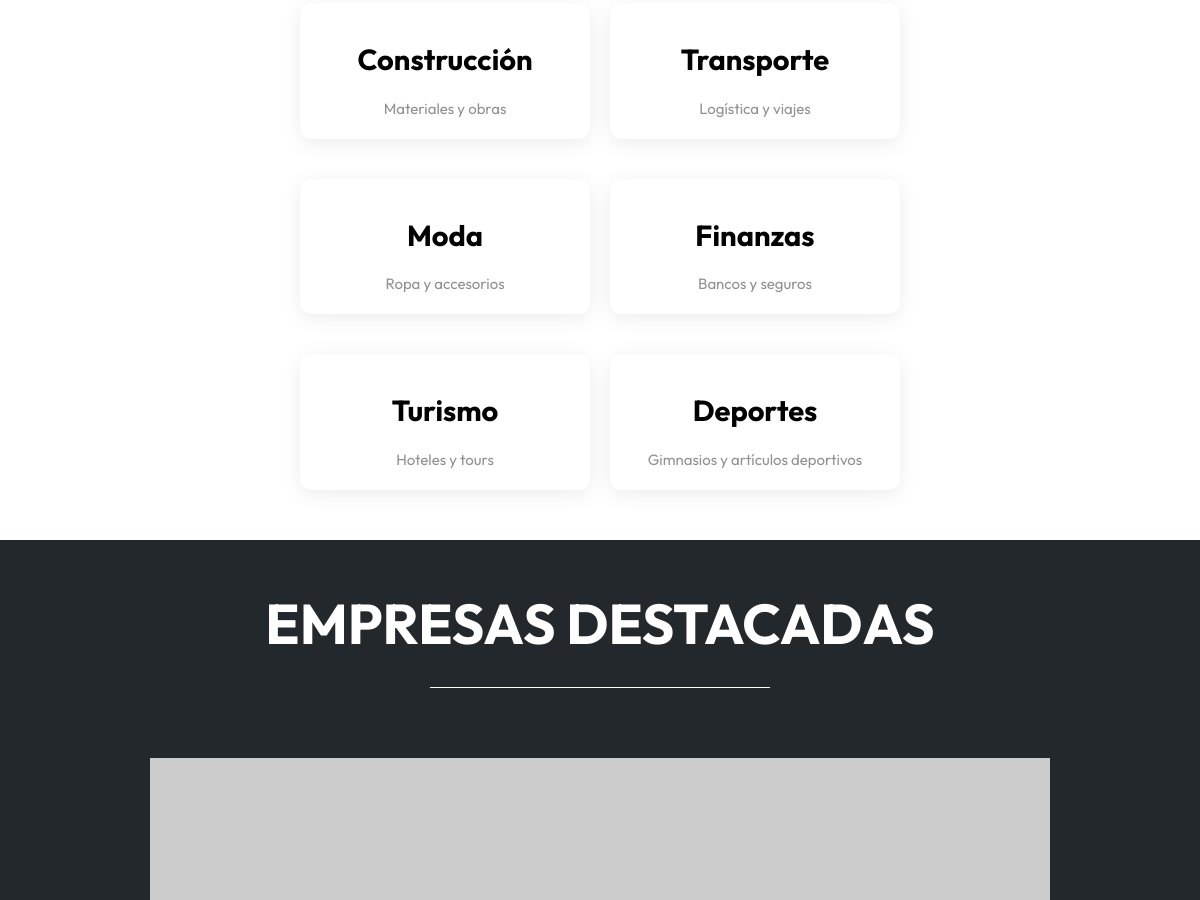
/ (middle part), run on an earlier commit of the app's database.
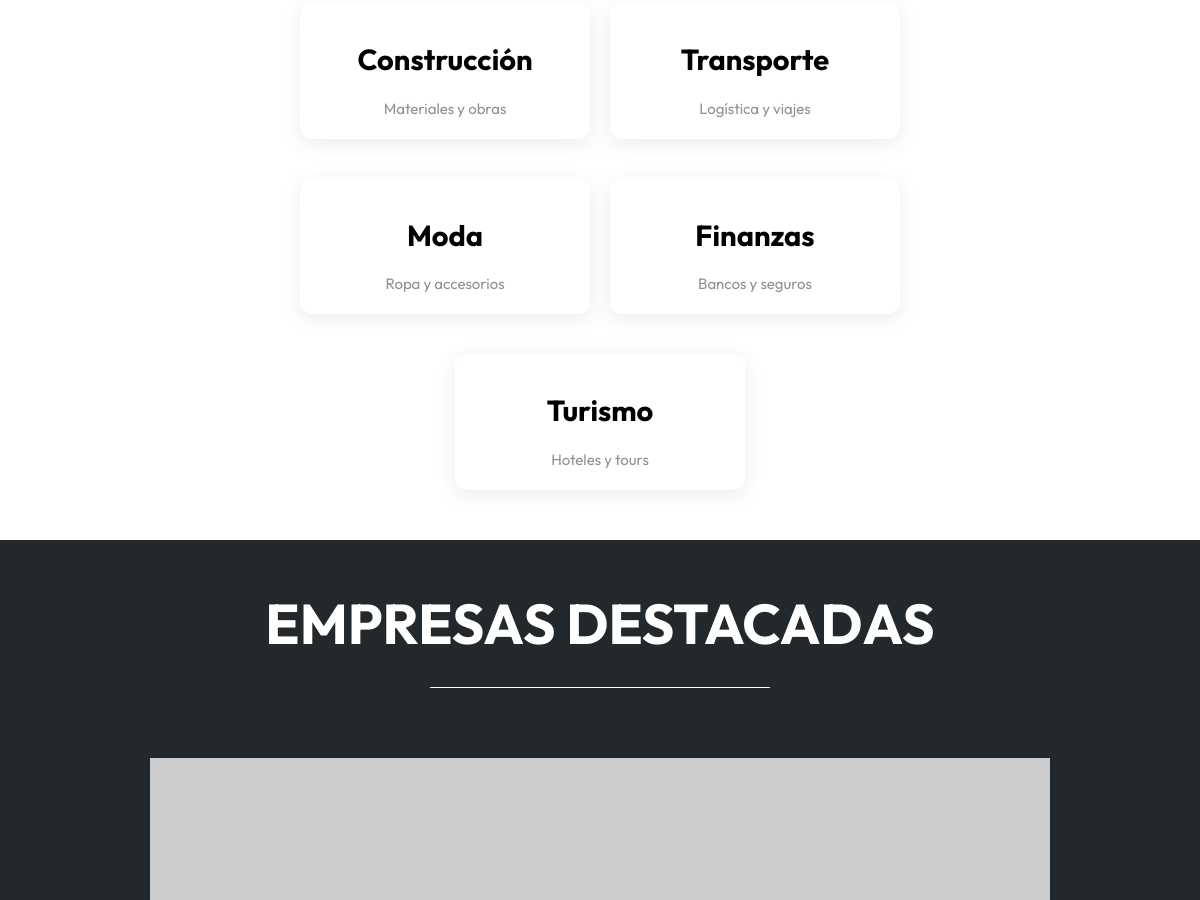
And on a later commit of the database.
### tables this page shows
CREATE TABLE rubros (
            id INTEGER PRIMARY KEY AUTOINCREMENT,
            nombre TEXT NOT NULL,
            descripcion TEXT
        );

CREATE TABLE empresas (
            id INTEGER PRIMARY KEY AUTOINCREMENT,
            usuario_id INTEGER NOT NULL,
            rubro_id INTEGER NOT NULL,
            razon_social TEXT NOT NULL,
            nit TEXT,
            matricula_seprec TEXT,
            latitud REAL,
            longitud REAL,
            whatsapp TEXT,
            sello_verificado INTEGER DEFAULT 0,
            estado TEXT NOT NULL,
            FOREIGN KEY (usuario_id) REFERENCES usuarios(id) ON DELETE CASCADE,
            FOREIGN KEY (rubro_id) REFERENCES rubros(id) ON DELETE RESTRICT
        );

### app.py (the view)
@app.route('/')
def index():
    rubros = query_db('SELECT * FROM rubros')
    empresas = query_db('SELECT * FROM empresas LIMIT 9')
    sucripciones = query_db('''
        SELECT e.razon_social, p.nombre as plan_nombre, s.fecha_fin
        FROM suscripciones s
        JOIN empresas e ON s.empresa_id = e.id
        JOIN planes p ON s.plan_id = p.id
        WHERE s.estado = "Vigente"
        LIMIT 4
    ''')
    resenas = query_db('''
        SELECT r.*, u.nombre as usuario_nombre, e.razon_social
        FROM resenas r
        JOIN usuarios u ON r.usuario_id = u.id
        JOIN empresas e ON r.empresa_id = e.id
        LIMIT 3
    ''')
    return render_template('index.html', rubros=rubros, empresas=empresas, resenas=resenas, suscripciones=sucripciones)

### app.py (called while the page is built)
def get_db():
    db = getattr(g, '_database', None)
    if db is None:
        db = g._database = sqlite3.connect(DATABASE)
        db.row_factory = sqlite3.Row
    return db

@app.teardown_appcontext
def close_connection(exception):
    db = getattr(g, '_database', None)
    if db is not None:
        db.close()

def query_db(query, args=(), one=False):
    cur = get_db().execute(query, args)
    rv = cur.fetchall()
    cur.close()
    return (rv[0] if rv else None) if one else rv

### templates/index.html (shortened to what this page needs)
<!DOCTYPE html>
<html lang="es">
<head>
		<link rel="stylesheet" type="text/css" href="{{ url_for('static', filename='css/reset.css') }}" />
		<link rel="stylesheet" type="text/css" href="{{ url_for('static', filename='css/style.css') }}" />
		<link rel="stylesheet" type="text/css" href="{{ url_for('static', filename='css/style-responsive.css') }}" />
        <link rel="stylesheet" type="text/css" href="{{ url_for('static', filename='css/vue-theme.css') }}" />
</head>
<body>
<div class="container">
  <section class="about-us" id="about-us">
    <div style="display: flex; flex-wrap: wrap; justify-content: center; gap: 20px; padding: 20px;">
      {% for rubro in rubros %}
      <div class="card" style="width: 250px; text-align: center;">
          <h2 class="vue-text-green">{{ rubro.nombre }}</h2>
          <p>{{ rubro.descripcion }}</p>
      </div>
      {% endfor %}
    </div>
  </section>
  <section class="portfolio" id="portfolio">
    <div class="portfolio-margin">
      <h1>EMPRESAS DESTACADAS</h1>
      <hr/>
        <ul class="grid">
          {% for empresa in empresas %}
          <li>
            <a href="#">
              <img src="https://picsum.photos/seed/{{ empresa.id }}/400/300" alt="{{ empresa.razon_social }}" />
            </a>
          </li>
          {% endfor %}
        </ul>
    </div>
    </section>
</div>
</body>
</html>

What changed in the data, as far as the page shows it:
removed rubros: nombre "Deportes", descripcion "Gimnasios y artículos deportivos"
